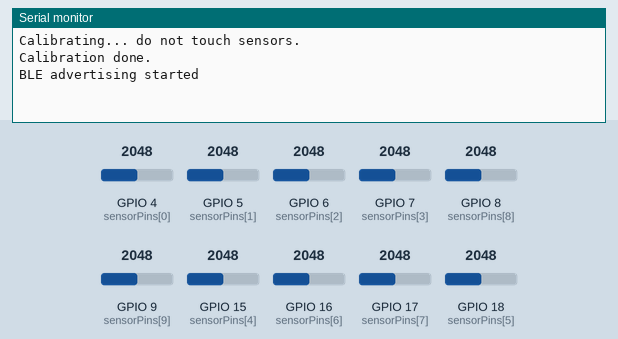
Recording of a sketch running on a simulated ESP32. On the bench: the last lines printed to the serial monitor. The inputs (shaded band) are chosen by the test bench; at power-on: GPIO 4 (sensorPins[0]) = 2048, GPIO 5 (sensorPins[1]) = 2048, GPIO 6 (sensorPins[2]) = 2048, GPIO 7 (sensorPins[3]) = 2048, GPIO 8 (sensorPins[8]) = 2048, GPIO 9 (sensorPins[9]) = 2048, GPIO 15 (sensorPins[4]) = 2048, GPIO 16 (sensorPins[6]) = 2048, GPIO 17 (sensorPins[7]) = 2048, GPIO 18 (sensorPins[5]) = 2048 (analog values on the 0–4095 scale). Nothing arrives over Bluetooth unless stated; a phone connects over Bluetooth LE 3 s after start.

Above: at 3.7 s.
3.8 s: GPIO 4 (sensorPins[0]) set to 2317
At 6.5 s:
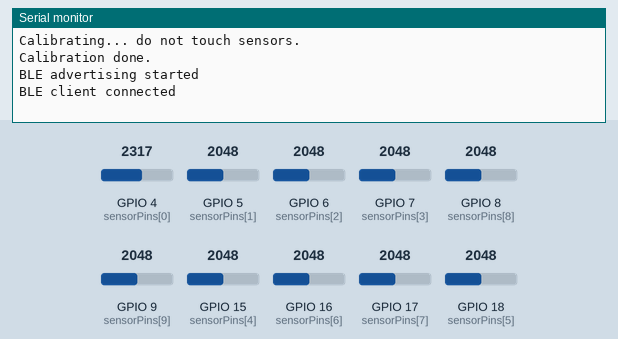
6.8 s: GPIO 4 (sensorPins[0]) set to 2392
At 7.04 s:
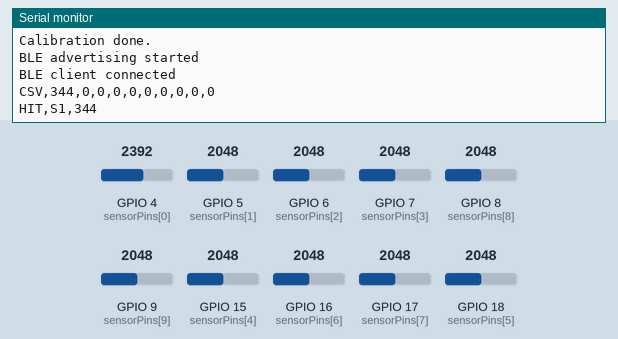

Measured:
- the behaviour switches between 2348 and 2349 on GPIO 4 (sensorPins[0]) (found by bisection; images 1 and 2)
- after the input at 6.8 s, the serial monitor: prints a new line after 0.09 s (image 2)

The sketch:

Pressure_array_ble.ino
```cpp
#include <BLEDevice.h>
#include <BLEServer.h>
#include <BLEUtils.h>
#include <BLE2902.h>

const int sensorPins[10] = {4, 5, 6, 7, 15, 18, 16, 17, 8, 9};
const char* sensorNames[10] = {
  "S1", "S2", "S3", "S4", "S5",
  "S6", "S7", "S8", "S9", "S10"
};

#include <BLEDevice.h>
#include <BLEServer.h>
#include <BLEUtils.h>
#include <BLE2902.h>

int baseline[10];
int peakValues[10];

const int threshold = 300;
const unsigned long windowMs = 120;

// BLE UUIDs (custom)
#define SERVICE_UUID        "6E400001-B5A3-F393-E0A9-E50E24DCCA9E"
#define CHARACTERISTIC_TX   "6E400003-B5A3-F393-E0A9-E50E24DCCA9E"  // notify
#define CHARACTERISTIC_RX   "6E400002-B5A3-F393-E0A9-E50E24DCCA9E"  // write (optional)

BLECharacteristic *pTxCharacteristic;
bool deviceConnected = false;

class MyServerCallbacks : public BLEServerCallbacks {
  void onConnect(BLEServer* pServer) override {
    deviceConnected = true;
    Serial.println("BLE client connected");
  }

  void onDisconnect(BLEServer* pServer) override {
    deviceConnected = false;
    Serial.println("BLE client disconnected");
    BLEDevice::startAdvertising();
    Serial.println("Advertising restarted");
  }
};

int readSmooth(int pin) {
  long sum = 0;
  for (int i = 0; i < 3; i++) {
    sum += analogRead(pin);
    delay(1);
  }
  return sum / 3;
}

void calibrateSensors() {
  for (int i = 0; i < 10; i++) {
    long sum = 0;
    for (int j = 0; j < 30; j++) {
      sum += analogRead(sensorPins[i]);
      delay(5);
    }
    baseline[i] = sum / 30;
  }
}

void resetPeaks() {
  for (int i = 0; i < 10; i++) {
    peakValues[i] = 0;
  }
}

void capturePeaks(unsigned long durationMs) {
  resetPeaks();
  unsigned long startTime = millis();

  while (millis() - startTime < durationMs) {
    for (int i = 0; i < 10; i++) {
      int value = readSmooth(sensorPins[i]) - baseline[i];
      if (value < 0) value = 0;
      if (value > peakValues[i]) {
        peakValues[i] = value;
      }
    }
  }
}

int getStrongestIndex() {
  int maxIndex = 0;
  for (int i = 1; i < 10; i++) {
    if (peakValues[i] > peakValues[maxIndex]) {
      maxIndex = i;
    }
  }
  return maxIndex;
}

String makeCsvPacket() {
  String packet = "CSV,";
  for (int i = 0; i < 10; i++) {
    packet += String(peakValues[i]);
    if (i < 9) packet += ",";
  }
  return packet;
}

void notifyPacket(const String& packet) {
  Serial.println(packet);

  if (deviceConnected) {
    //pTxCharacteristic->setValue(packet.c_str());
    //pTxCharacteristic->notify();
    String out = packet + "\n";
    pTxCharacteristic->setValue(out.c_str());
    pTxCharacteristic->notify();
  }
}

void setupBLE() {
  BLEDevice::init("ESP32_HIT_PAD_BLE");

  BLEServer *pServer = BLEDevice::createServer();
  pServer->setCallbacks(new MyServerCallbacks());

  BLEService *pService = pServer->createService(SERVICE_UUID);

  pTxCharacteristic = pService->createCharacteristic(
    CHARACTERISTIC_TX,
    BLECharacteristic::PROPERTY_NOTIFY
  );
  pTxCharacteristic->addDescriptor(new BLE2902());

  BLECharacteristic *pRxCharacteristic = pService->createCharacteristic(
    CHARACTERISTIC_RX,
    BLECharacteristic::PROPERTY_WRITE
  );

  pService->start();

  BLEAdvertising *pAdvertising = BLEDevice::getAdvertising();
  pAdvertising->addServiceUUID(SERVICE_UUID);
  pAdvertising->start();

  Serial.println("BLE advertising started");
}

void setup() {
  Serial.begin(115200);
  delay(1000);

  analogReadResolution(12);

  Serial.println("Calibrating... do not touch sensors.");
  calibrateSensors();
  Serial.println("Calibration done.");

  setupBLE();
}

void loop() {
  capturePeaks(windowMs);

  int maxIndex = getStrongestIndex();

  if (peakValues[maxIndex] > threshold) {
    // Main packet for app / phone / PC
    String packet = makeCsvPacket();
    notifyPacket(packet);

    // Optional human-readable packet
    String summary = "HIT," + String(sensorNames[maxIndex]) + "," + String(peakValues[maxIndex]);
    notifyPacket(summary);
  }

  delay(50);
}
```
